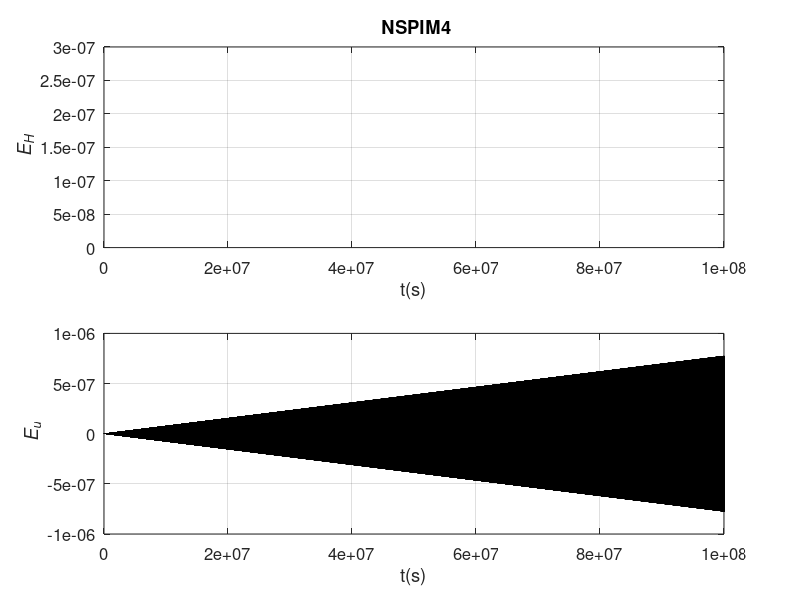

MATLAB code for this plot:
% Forth-order nearly symplectic precise integration method 
clear;close all;
clc;
w=50;
A=[0,1;-w^2,0];
I=eye(size(A));
dt=100;  % time step
b=norm(A,1);
mb=b*dt;
% if n1<0 | n1==0
% n1=2;
% end
u=log2(mb);
L=5;
w1=log2(10)*L;
n=ceil(u+(u+w1-log2(12))/4);

m=2^n;
tau=dt/m;
Ta=(A*tau/2)+(A*tau)^2/12;
% nearly Páde approximation 
B=((A*tau/2)-(A*tau)^2/12);
Ta1=B+B^2+B^3+B^4+B^5+B^6;
Ta=Ta*Ta1+Ta+Ta1;
% precise integration
for i=1:n
    Ta=2*Ta+Ta*Ta;
end
T=I+Ta;    % transfer matrix
v=[1;0];   % Initialize displacement and velocity
N=1000000;  % interations
t=dt.*[0:N-1];
V=zeros(2,N);
V(:,1)=v;
H=zeros(N,1);
E0=w^2;
H(1)=w^2*v(1)^2+v(2)^2;  % energy
for i=2:N
    v=T*v;
    V(:,i)=v;
    H(i)=w^2*v(1)^2+v(2)^2;
end
E=abs((H-E0))./E0;  
max(E)
pe=cos(w.*t);  % exact solution
Ru=norm(pe-V(1,:),2)/norm(pe,2)
subplot(2,1,1)
plot(t,E,'k')
% ylim([-0.001,0.003])
grid on
title(' NSPIM4')
xlabel('t(s)')
ylabel('\it E_{H}')
set(gca,'FontSize',12);
subplot(2,1,2)
E=pe-V(1,:);
plot(t,E,'k')
%  ylim([-4,4])
grid on
xlabel('t(s)')
ylabel('\it E_{u}')
set(gca,'FontSize',12);
set(gcf,'Position',[100 100 500 350])
